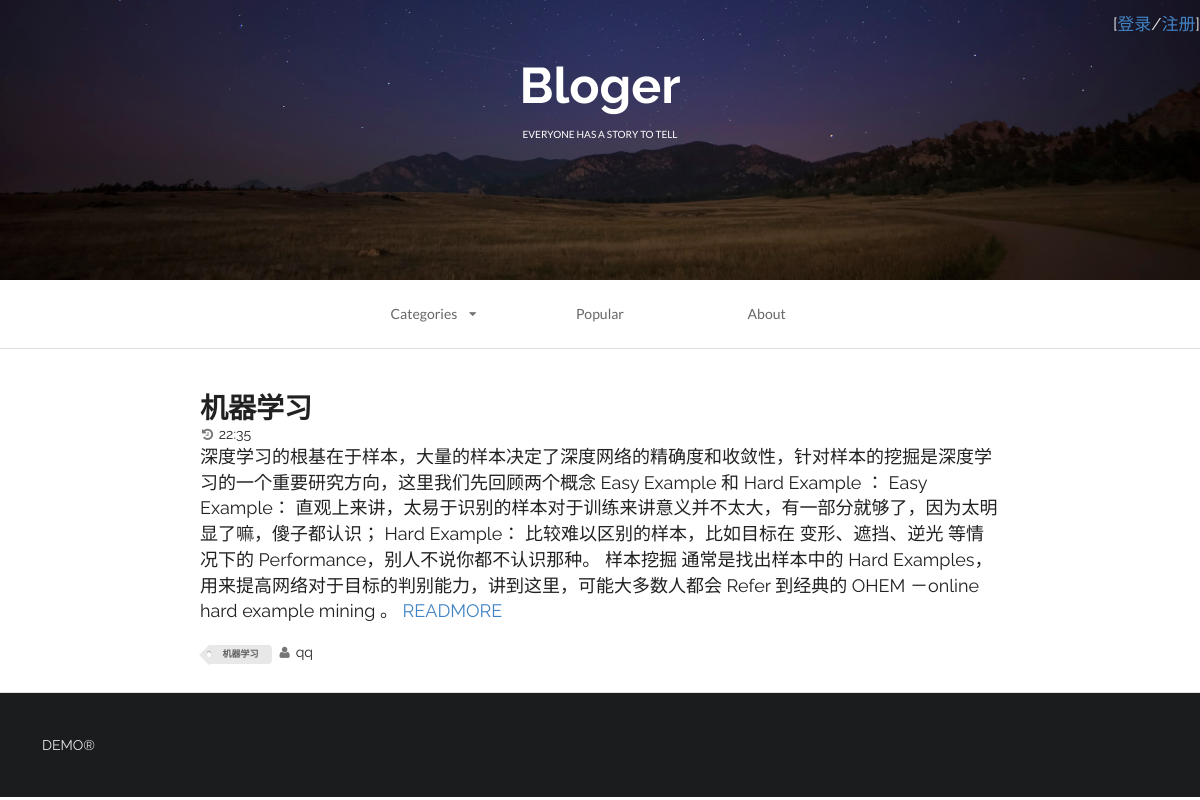
The page /web/xiangxi/?nid=3 on the database its author committed.
### web/models.py (models this page shows, shortened)
class Article(models.Model):
    title = models.CharField(max_length=255)
    content = models.TextField()
    create_time = models.TimeField(auto_now_add=True,null=True)
    author = models.ForeignKey("UserInfo",to_field="id")
    category = models.ForeignKey("Category",to_field="id")
    article_type = models.ForeignKey("ArticleType",to_field="id")

class Category(models.Model):
    caption = models.CharField(max_length=16)
    def __str__(self):
        return self.caption

class UserInfo(models.Model):
    username = models.CharField(max_length=32,verbose_name='用户名',unique=True)
    password = models.CharField(max_length=64,verbose_name='密码')
    email = models.EmailField(verbose_name='邮箱')
    def __str__(self):
        return self.username

### web/views.py (the view)
def Xiangxi(reuqest):
    if reuqest.method == "GET":
        if reuqest.session.get('is_login',None): # 验证是否登陆，如果登陆无需再次登陆
            categorylist=Category.objects.all()
            id = reuqest.GET.get("nid")
            print(id)
            article_list = Article.objects.filter(category_id=id)
            return render(reuqest,"xiangxi.html",{"user":reuqest.session['user'],
                                                  "categorylist":categorylist,
                                                "article_list":article_list})
        else:
            categorylist = Category.objects.all()
            id = reuqest.GET.get("nid")
            print(id)
            article_list = Article.objects.filter(category_id=id)
            return render(reuqest, "xiangxi.html", {"user": None,
                                                    "categorylist": categorylist,
                                                    "article_list": article_list})

### templates/xiangxi.html (shortened to what this page needs)
<!DOCTYPE html>
<html>
    <head>
        <link rel="stylesheet" href="/static/css/semantic.css"  media="screen" title="no title" charset="utf-8">
    </head>
    <body>
        <div class="ui inverted vertical  segment masthead">
            <span class="span_userinfo">
                {% if user is None %}
                    [<a href="/web/login/" >登录</a>/<a href="/web/signup/">注册</a>]
                {% else %}
                    [<a href="/web/home/">{{ user }}</a>/<a href="/web/logout/">登出</a>]
                {% endif %}
            </span>
            <h1 class="ui center aligned header blogslogon" style="font-size:50px;font-family: 'Raleway', sans-serif!important;">
                Bloger
                <p class="ui sub header">
                    everyone has a story to tell
                </p>
            </h1>
        </div>
        <div class="ui container nav">
            <div class="ui borderless text three item menu ">
                <div class="ui simple dropdown  item">
                    Categories
                    <i class="dropdown icon"></i>
                </div>
                <a class="item">
                    Popular
                </a>
                <a class="item">
                    About
                </a>
            </div>
        </div>
        <div class="ui divider"></div>
        <div class="ui  vertical segment">
            {% for row in article_list %}
                 <div class="ui container vertical segment">
                    <a href="#">
                        <h1 class="ui header">
                            {{ row.title }}
                        </h1>
                    </a>
                    <i class="icon grey small history"></i>{{ row.create_time }}
                    <p>
                        {{ row.content|truncatewords:100 }}
                        <a href="#">
                            <a class="angle tiny double grey right icon">READMORE</a>
                        </a>
                    </p>
                    <div class="ui mini  tag label">
                        {{ row.category }}
                    </div>
                     <i class="icon grey small user"></i>{{ row.author}}
                </div>
            {% endfor %}
        </div>
        <div class="ui inverted  vertical very padded  segment">
            DEMO®
        </div>
    </body>
</html>

### templates/xiangxi.html (style rules this page uses)
h1 { font-family:'Oswald', sans-serif!important; font-size:40px; }
body { font-family: 'Raleway', sans-serif; }
p { font-family: 'Raleway', sans-serif; font-size:18px; }
.ui.vertical.segment.masthead { height: 280px; background: url("/static/images/star_banner.jpg"); background-size: cover; background-position: 100% 80%; }
.ui.container.segment { width: 800px; }
.ui.center.aligned.header.blogslogon { margin-top: 40px; }
.ui.center.aligned.header.blogslogon p { margin-top: 10px; color: white; font-size: 10px; }
.ui.container.nav { width: 500px; }
.span_userinfo { float:right; font-size:17px; font-family:'Raleway',sans-serif!important; }

### rows shown on the page
Article: title "机器学习", create_time "22:35", content "深度学习的根基在于样本，大量的样本决定了深度网络的精确度和收敛性，针对样本的挖掘是深度学习的一个重要研究方向，这里我们先回顾两个概念 Easy Example 和 Hard Example ： Easy Example： 直观上来讲，太易于识别的样本对于训练来讲意义并不太大，有一部分就够了，因为太明显了嘛，傻子都认识； Hard Example： 比较难以区别的样本，比如目标在 变形、遮挡、逆光 等情况下的 Performance，别人不说你都不认识那种。 样本挖掘 通常是找出样本中的 Hard Examples，用来提高网络对于目标的判别能力，讲到这里，可能大多数人都会 Refer 到经典的 OHEM －online hard example mining 。", category "机器学习", author "qq"
